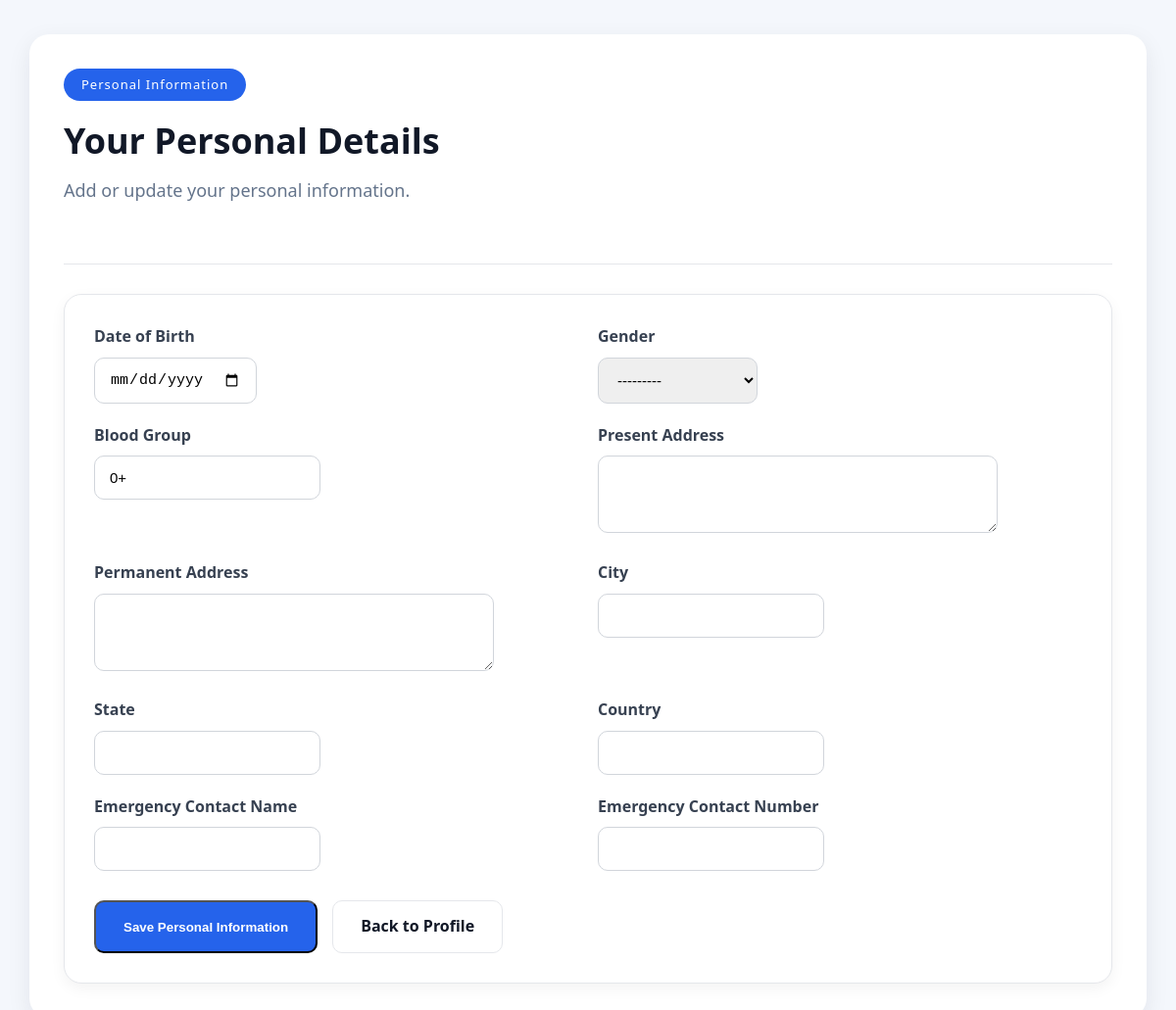
Before: /employee/personal-info/ (signed in) with the older database file.
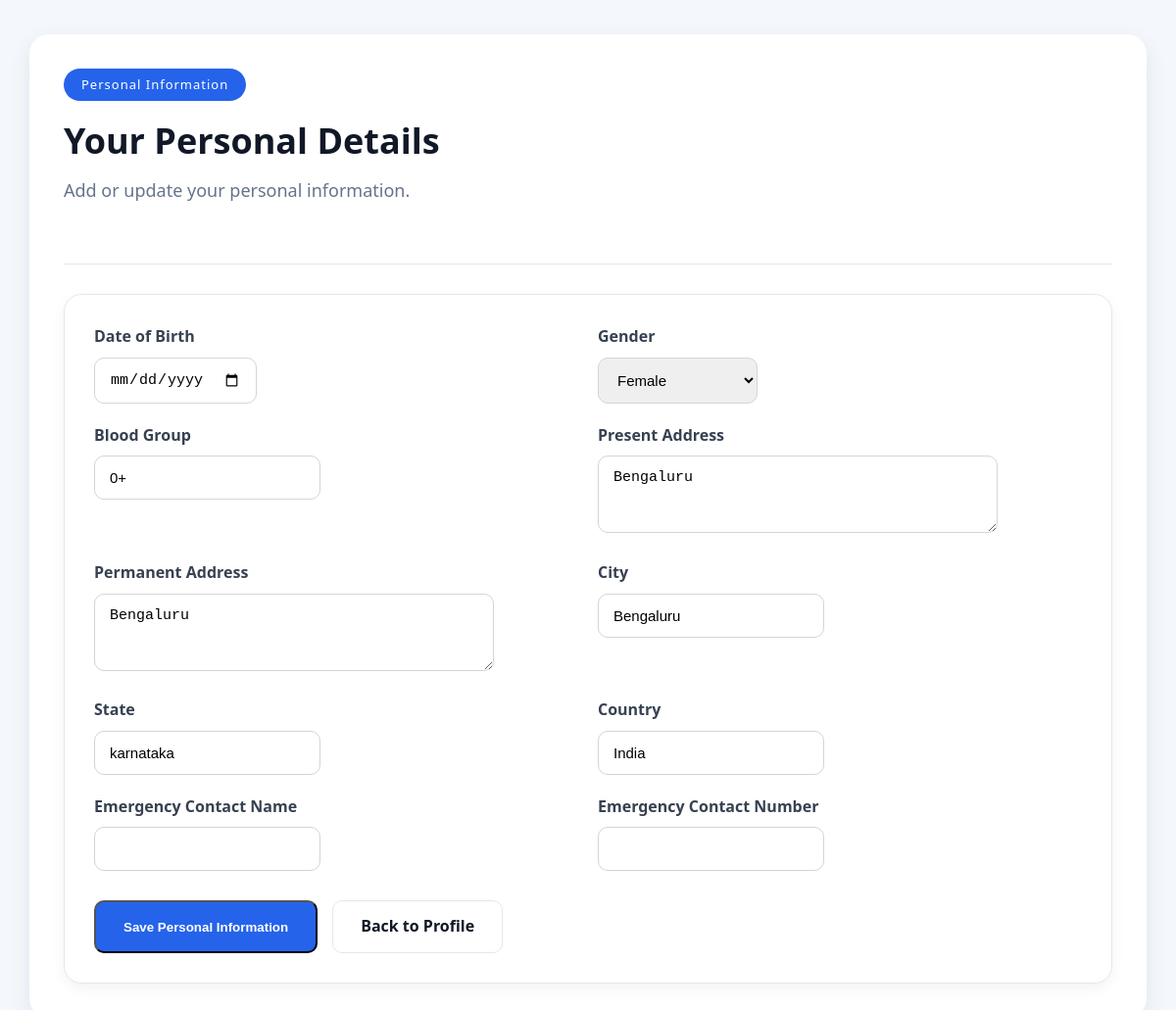
After: the same page with the newer database file.
### employees/models.py (models this page shows, shortened)
class Employee(models.Model):
    ROLE_CHOICES = [
        ("Admin", "Admin"),
        ("Manager", "Manager"),
        ("HR", "HR"),
        ("Team Lead", "Team Lead"),
        ("Employee", "Employee"),
    ]
    GENDER_CHOICES = [
        ("Male", "Male"),
        ("Female", "Female"),
        ("Other", "Other"),
        ("Prefer not to say", "Prefer not to say"),
    ]
    EMPLOYMENT_TYPE_CHOICES = [
        ("Full-Time", "Full-Time"),
        ("Part-Time", "Part-Time"),
        ("Contract", "Contract"),
        ("Intern", "Intern"),
    ]
    user = models.OneToOneField(
        User,
        on_delete=models.CASCADE
    )
    employee_id = models.CharField(
        max_length=20,
        unique=True
    )
    department = models.CharField(
        max_length=100
    )
    designation = models.CharField(
        max_length=100
    )
    role = models.CharField(
        max_length=20,
        choices=ROLE_CHOICES,
        default="Employee"
    )
    phone = models.CharField(
        max_length=15
    )
    joining_date = models.DateField()
    profile_image = models.ImageField(
        upload_to="employees/",
        blank=True,
        null=True
    )
    dob = models.DateField(
        blank=True,
        null=True
    )
    gender = models.CharField(
        max_length=30,
        choices=GENDER_CHOICES,
        blank=True
    )
    blood_group = models.CharField(
        max_length=5,
        blank=True
    )
    present_address = models.TextField(
        blank=True
    )
    permanent_address = models.TextField(
        blank=True
    )
    city = models.CharField(
        max_length=100,
        blank=True
    )
    state = models.CharField(
        max_length=100,
        blank=True
    )
    country = models.CharField(
        max_length=100,
        blank=True
    )
    emergency_contact_name = models.CharField(
        max_length=100,
        blank=True
    )
    emergency_contact = models.CharField(
        max_length=15,
        blank=True
    )
    reporting_manager = models.CharField(
        max_length=100,
        blank=True
    )
    team_name = models.CharField(
        max_length=100,
        blank=True
    )
    work_location = models.CharField(
        max_length=100,
        blank=True
    )
    employment_type = models.CharField(
        max_length=30,
        choices=EMPLOYMENT_TYPE_CHOICES,
        default="Full-Time"
    )
    created_at = models.DateTimeField(
        auto_now_add=True
    )
    updated_at = models.DateTimeField(
        auto_now=True
    )

### employees/views.py (the view)
# urls.py: path("personal-info/", views.personal_info, name="personal_info"),
@login_required(login_url="login")
def personal_info(request):
    employee = get_object_or_404(
        Employee,
        user=request.user
    )
    if request.method == "POST":
        form = PersonalInfoForm(
            request.POST,
            instance=employee
        )
        if form.is_valid():
            form.save()
            messages.success(
                request,
                "Personal information updated successfully."
            )
            return redirect("employees_profile")
    else:
        form = PersonalInfoForm(
            instance=employee
        )
    return render(request, "employees/personal-info.html", {
        "form": form,
        "employee": employee,
    })

### employees/templates/employees/personal-info.html (shortened to what this page needs)
{% load static %}
<!DOCTYPE html>
<html lang="en">
<head>
    <link rel="stylesheet" href="{% static 'employees/css/style.css' %}">
</head>
<body>
<div class="profile-page">
    <header class="profile-header">
        <div>
            <p class="profile-badge">Personal Information</p>
            <h1 class="profile-name">
                Your Personal Details
            </h1>
            <p class="profile-role">
                Add or update your personal information.
            </p>
        </div>
    </header>
    <article class="panel-card">
        <form method="POST" class="form-grid">
            <div class="form-group">
                <label for="{{ form.dob.id_for_label }}">
                    Date of Birth
                </label>
                {{ form.dob }}
            </div>
            <div class="form-group">
                <label for="{{ form.gender.id_for_label }}">
                    Gender
                </label>
                {{ form.gender }}
            </div>
            <div class="form-group">
                <label for="{{ form.blood_group.id_for_label }}">
                    Blood Group
                </label>
                {{ form.blood_group }}
            </div>
            <div class="form-group">
                <label for="{{ form.present_address.id_for_label }}">
                    Present Address
                </label>
                {{ form.present_address }}
            </div>
            <div class="form-group">
                <label for="{{ form.permanent_address.id_for_label }}">
                    Permanent Address
                </label>
                {{ form.permanent_address }}
            </div>
            <div class="form-group">
                <label for="{{ form.city.id_for_label }}">
                    City
                </label>
                {{ form.city }}
            </div>
            <div class="form-group">
                <label for="{{ form.state.id_for_label }}">
                    State
                </label>
                {{ form.state }}
            </div>
            <div class="form-group">
                <label for="{{ form.country.id_for_label }}">
                    Country
                </label>
                {{ form.country }}
            </div>
            <div class="form-group">
                <label for="{{ form.emergency_contact_name.id_for_label }}">
                    Emergency Contact Name
                </label>
                {{ form.emergency_contact_name }}
            </div>
            <div class="form-group">
                <label for="{{ form.emergency_contact.id_for_label }}">
                    Emergency Contact Number
                </label>
                {{ form.emergency_contact }}
            </div>
            <div class="form-actions">
                <button type="submit" class="btn btn-primary">
                    Save Personal Information
                </button>
                <a href="{% url 'employees_profile' %}" class="btn btn-secondary">
                    Back to Profile
                </a>
            </div>
        </form>
    </article>
</div>
</body>
</html>

Changed rows visible on the page:
changed Employee: gender "---------" → "Female"; present_address (not shown) → "Bengaluru"; permanent_address (not shown) → "Bengaluru"; city (not shown) → "Bengaluru"; state (not shown) → "karnataka"; country (not shown) → "India"
